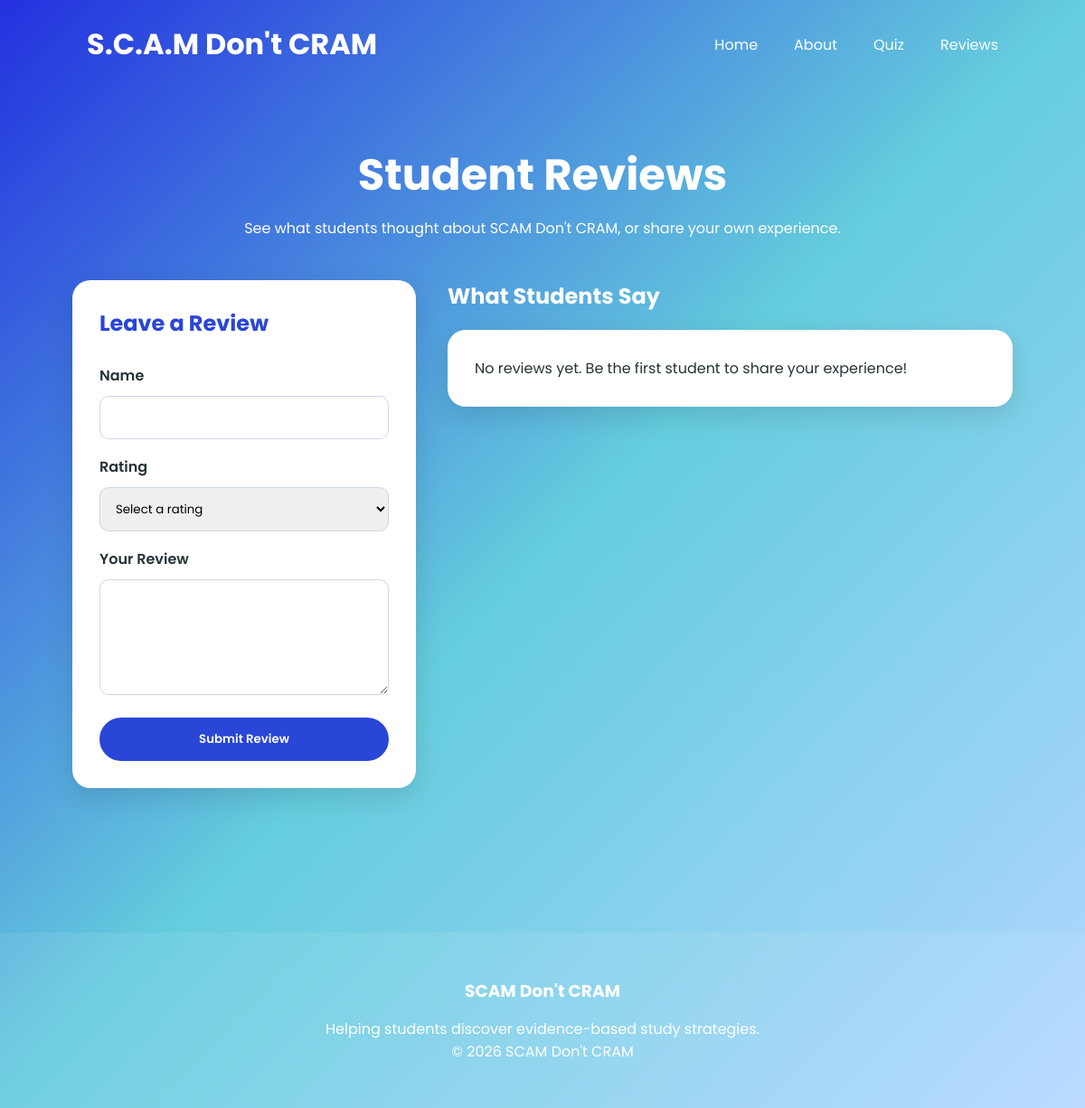
The app's page /reviews, older data.
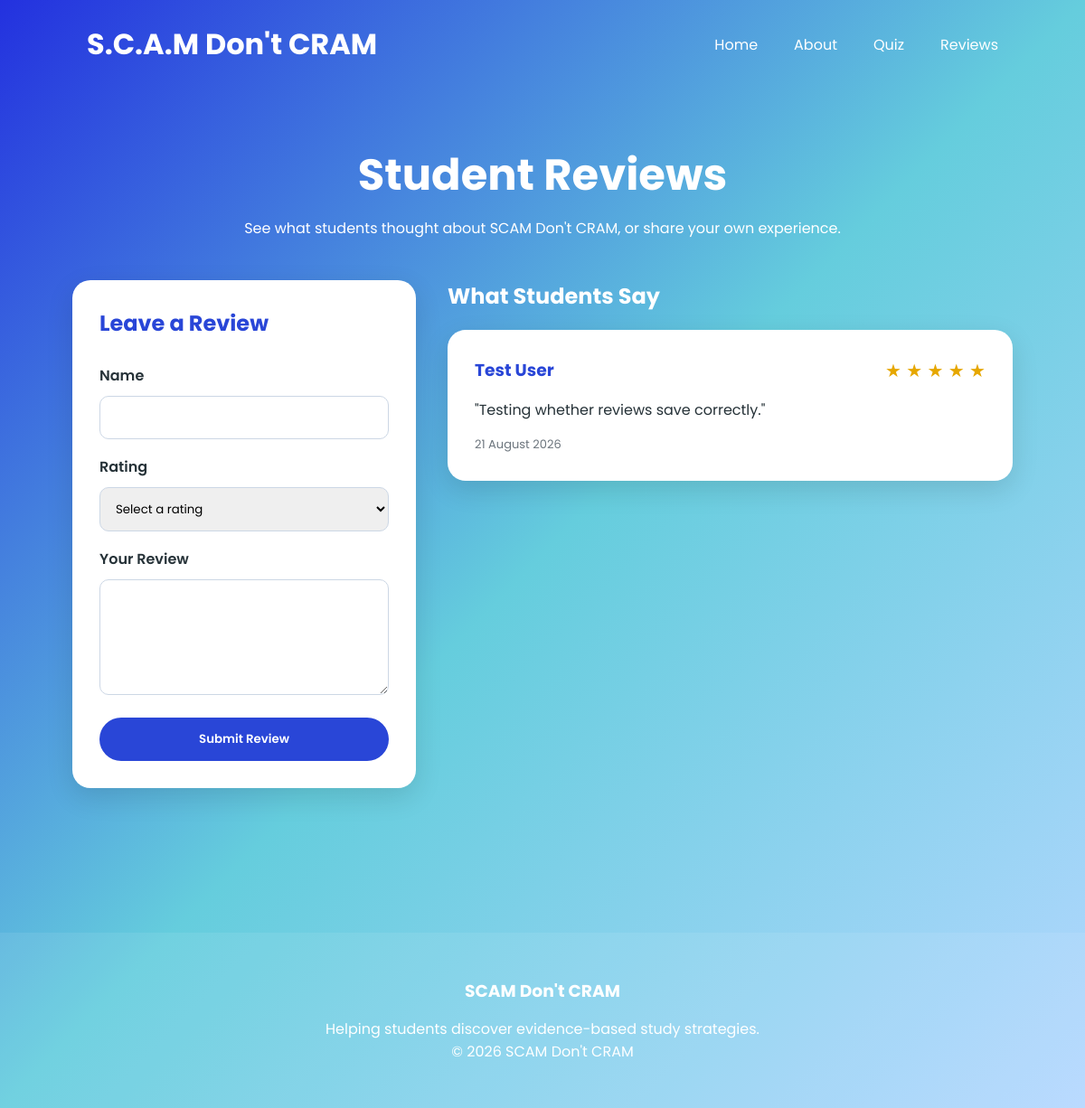
The same page, newer data.
### tables this page shows
CREATE TABLE reviews (
        id INTEGER PRIMARY KEY AUTOINCREMENT,
        name TEXT NOT NULL,
        rating INTEGER NOT NULL,
        comment TEXT NOT NULL,
        date_posted TEXT NOT NULL
    );

### app.py (the view, shortened to what this page needs)
@app.route("/reviews", methods=["GET", "POST"])
def reviews():
    all_reviews = get_reviews()
    return render_template(
        "reviews.html",
        reviews=all_reviews
    )

### database.py (called while the page is built)
def get_connection():
    conn = sqlite3.connect(DATABASE)
    conn.row_factory = sqlite3.Row
    conn.execute("PRAGMA foreign_keys = ON")
    return conn

def get_reviews():
    conn = get_connection()
    reviews = conn.execute("""
        SELECT id, name, rating, comment, date_posted
        FROM reviews
        ORDER BY id DESC
    """).fetchall()
    conn.close()
    return reviews

### templates/reviews.html (shortened to what this page needs)
{% extends "base.html" %}
{% block content %}
<section class="reviews-page">
    <div class="reviews-heading">
        <h1>Student Reviews</h1>
        <p>
            See what students thought about SCAM Don't CRAM,
            or share your own experience.
        </p>
    </div>
    <div class="review-layout">
        <div class="review-form-card">
            <h2>Leave a Review</h2>
            <form method="POST">
                <label for="name">
                    Name
                </label>
                <input
                    type="text"
                    id="name"
                    name="name"
                    maxlength="50"
                    required
                >
                <label for="rating">
                    Rating
                </label>
                <select
                    id="rating"
                    name="rating"
                    required
                >
                    <option value="">
                        Select a rating
                    </option>
                </select>
                <label for="comment">
                    Your Review
                </label>
                <textarea
                    id="comment"
                    name="comment"
                    rows="5"
                    maxlength="500"
                    required
                ></textarea>
                <button
                    type="submit"
                    class="review-submit-button"
                >
                    Submit Review
                </button>
            </form>
        </div>
        <div class="reviews-list">
            <h2>What Students Say</h2>
            {% if reviews %}
                {% for review in reviews %}
                    <div class="review-card">
                        <div class="review-top">
                            <h3>
                                {{ review["name"] }}
                            </h3>
                            <span class="review-rating">
                                {% for star in range(review["rating"]) %}
                                    ★
                                {% endfor %}
                            </span>
                        </div>
                        <p class="review-comment">
                            "{{ review["comment"] }}"
                        </p>
                        <p class="review-date">
                            {{ review["date_posted"] }}
                        </p>
                    </div>
                {% endfor %}
            {% else %}
                <div class="review-card">
                    <p>
                        No reviews yet. Be the first student
                        to share your experience!
                    </p>
                </div>
            {% endif %}
        </div>
    </div>
</section>
{% endblock %}

### templates/base.html (shortened to what this page needs)
<!DOCTYPE html>
<html lang="en">
<head>
    <link rel="stylesheet"
          href="/static/css/style.css">
</head>
<body>
<header>
    <nav class="navbar">
        <a class="logo"
        href="/">
            S.C.A.M Don't CRAM
        </a>
        <ul>
            <li><a href="/">Home</a></li>
            <li><a href="/about">About</a></li>
            <li><a href="/quiz">Quiz</a></li>
            <li><a href="/reviews">Reviews</a></li>
        </ul>
    </nav>
</header>
<main>
{% block content %}
{% endblock %}
</main>
<footer class="footer">
    <h3>SCAM Don't CRAM</h3>
    <p>
        Helping students discover
        evidence-based study strategies.
    </p>
    <p>
        © 2026 SCAM Don't CRAM
    </p>
</footer>
</body>
</html>

### static/css/style.css (style rules this page uses)
:root { --primary-blue:#2946D7; --secondary-blue:#5AB8E8; --dark-blue:#1F2D6B; --light-blue:#EEF6FF; --white:#FFFFFF; --text:#263238; --grey:#6C757D; --shadow: 0px 10px 30px rgba(0,0,0,.12); --radius:20px; }
* { margin:0; padding:0; box-sizing:border-box; }
body { font-family: "Poppins", sans-serif; background: linear-gradient(to bottom right, #2331df, #65cddd, #b4d7ff); min-height:100vh; color:white; }
.navbar { display:flex; justify-content:space-between; align-items:center; padding:25px 8%; }
.logo { font-size:2rem; font-weight:700; color:white; text-decoration:none; }
.navbar ul { display:flex; gap:40px; list-style:none; }
.navbar a { color:white; text-decoration:none; transition:.3s; }
.footer { text-align:center; padding:50px; background:rgba(255,255,255,.08); margin-top:100px; }
.footer h3 { margin-bottom:15px; }
.reviews-page { max-width: 1100px; margin: 0 auto; padding: 60px 30px; }
.reviews-heading { text-align: center; margin-bottom: 45px; }
.reviews-heading h1 { font-size: 3rem; }
.reviews-heading p { margin-top: 10px; }
.review-layout { display: grid; grid-template-columns: 380px 1fr; gap: 35px; align-items: start; }
.review-form-card, .review-card { background: white; color: var(--text); border-radius: 20px; padding: 30px; box-shadow: var(--shadow); }
.review-form-card h2 { color: var(--primary-blue); margin-bottom: 20px; }
.review-form-card form { display: flex; flex-direction: column; gap: 10px; }
.review-form-card label { font-weight: 600; margin-top: 8px; }
.review-form-card input, .review-form-card select, .review-form-card textarea { width: 100%; padding: 13px; border: 1px solid #ccd7e5; border-radius: 10px; font-family: "Poppins", sans-serif; outline: none; }
.review-submit-button { margin-top: 15px; padding: 14px; border: none; border-radius: 25px; background: var(--primary-blue); color: white; font-family: "Poppins", sans-serif; font-weight: 600; cursor: pointer; }
.reviews-list h2 { margin-bottom: 20px; }
.review-card { margin-bottom: 20px; }
.review-top { display: flex; justify-content: space-between; gap: 15px; }
.review-card h3 { color: var(--primary-blue); }
.review-rating { color: #e6a700; font-size: 20px; }
.review-comment { margin: 15px 0; line-height: 1.7; }
.review-date { color: var(--grey); font-size: 13px; }

Row changes from the older to the newer data that the page shows:
added reviews: name "Test User", rating 5 (drawn), comment "Testing whether reviews save correctly.", date_posted "21 August 2026"
Text that changed along with them:
text no longer shown: "No reviews yet. Be the first student to share your experience!"
